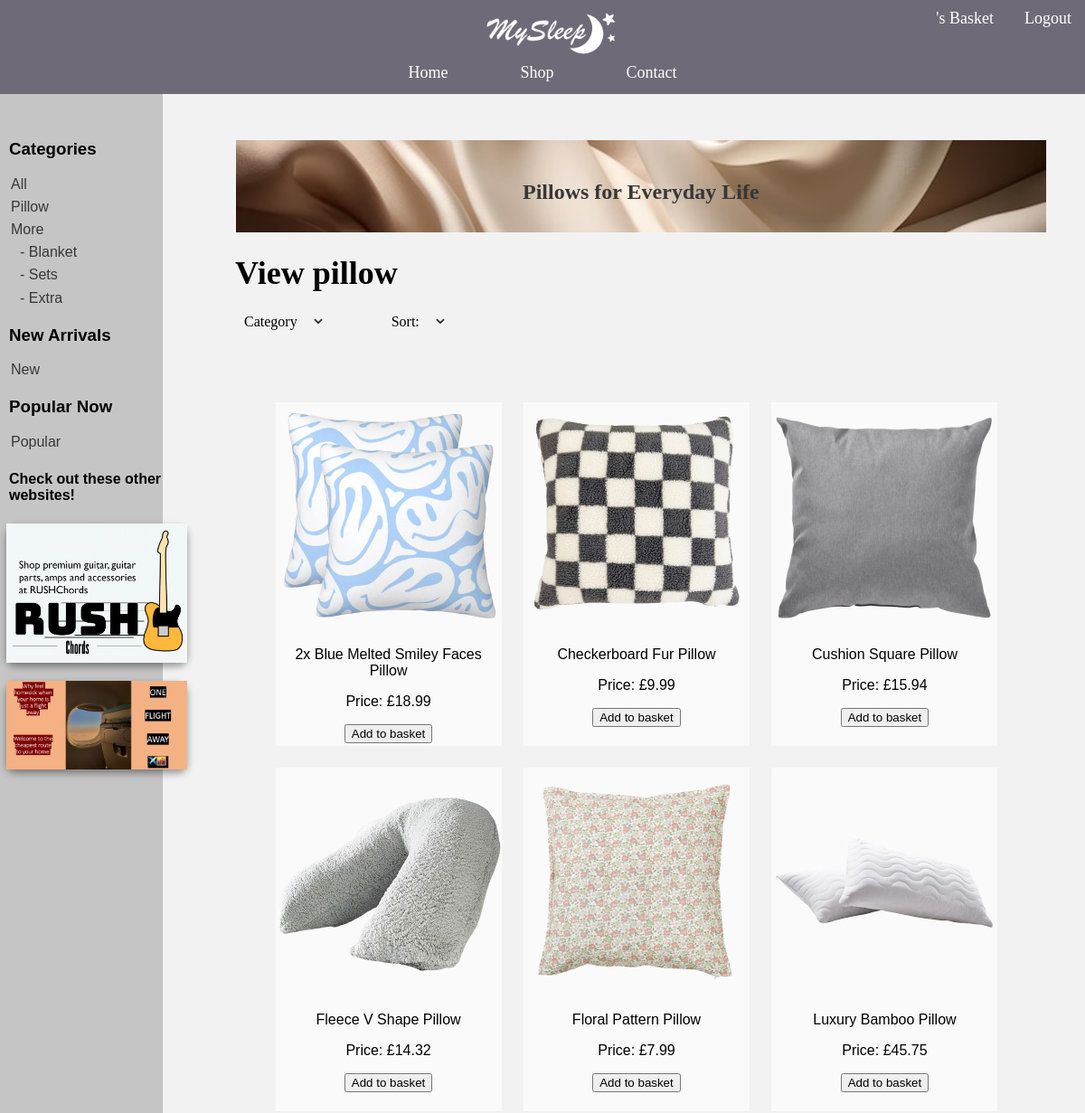
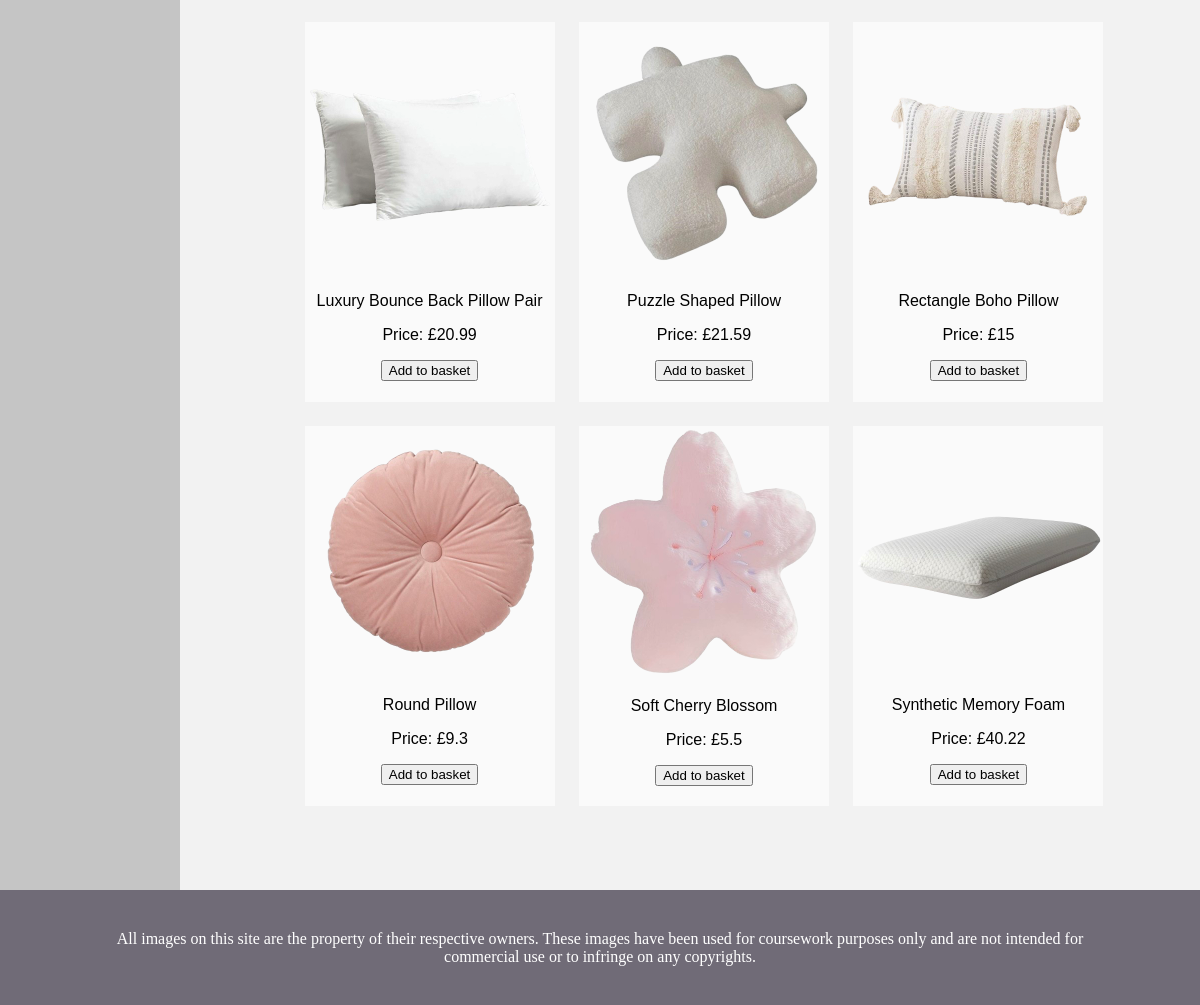
Screenshot of /All?category=pillow with the database file from the repository (2 pictures, top to bottom).
### website.py (models this page shows, shortened)
class Item(db.Model): #shows logical structure of database
    id = db.Column(db.Integer(), primary_key = True) #primary key - uniquely identifies each item in database table
    name = db.Column(db.String(length = 30), nullable = False, unique = True) #nullable - dont want it to be null/empty
    price = db.Column(db.Integer(), nullable = False)
    env_impact = db.Column(db.String(), nullable = False)
    description = db.Column(db.String(length = 1000), nullable = False, unique = True)
    image = db.Column(db.String(length = 1000), nullable = False)
    quantity = db.Column(db.Integer(), nullable = False)

### website.py (the view)
@app.route('/All', methods=['GET', 'POST']) # get data | send data to server
def All():
    user = db.session.query(User).filter_by(user_id = current_user.get_id()).first()
    category = request.args.get('category', 'all')
    sort_order = request.args.get('order', 'name')
    category_form = CategoryForm()
    form = Sort() # for sorting
    category_form.process(category=category)
    form.process(order=sort_order)
    if sort_order == 'price':
        order = Item.price
    elif sort_order == 'environmental impact':
        order = Item.env_impact
    else:
        order = Item.name  # default in name order
    if category == 'more' :
        products = Item.query.filter(Item.id.in_([13, 14, 15, 16, 17, 18, 19, 20, 21])).order_by(order).all()
    elif category == 'pillow':
        products = Item.query.filter(Item.id.in_([1, 2, 3, 4, 5, 6, 7, 8, 9, 10, 11, 12])).order_by(order).all()
    elif category == 'blanket':
        products = Item.query.filter(Item.id.in_([13, 14, 15])).order_by(order).all()
    elif category == 'sets':
        products = Item.query.filter(Item.id.in_([16, 17, 18])).order_by(order).all()
    elif category == 'extra':
        products = Item.query.filter(Item.id.in_([19, 20, 21])).order_by(order).all()
    elif category == 'new':
        products = Item.query.filter(Item.id.in_([7, 8, 9])).order_by(order).all()
    elif category == 'popular':
        products = Item.query.filter(Item.id.in_([10, 11, 12])).order_by(order).all()
    else:
        products = Item.query.order_by(order).all()
    return render_template('All.html', form=form, products=products, category_form=category_form, category = category, user=user)

### website.py
class CategoryForm(FlaskForm):
    category = SelectField('Category', choices = [('all', 'All'), ('pillow', 'Pillow'), ('more', 'More'),  ('blanket', 'Blanket'),
        ('sets', 'Sets'),  ('extra', 'Extra'),  ('new', 'New'),  ('popular', 'Popular')])

class Sort(FlaskForm): #create web forms
    order = SelectField('Sort', choices = [('name', 'Name'), ('price', 'Price'), ('environmental impact', 'Environmental impact')])

### templates/All.html (shortened to what this page needs)
{% extends "bootstrap/base.html" %}
{% import "bootstrap/wtf.html" as wtf %}
    {% block head %}
    <head>
        <link rel="stylesheet" type="text/css" href="{{ url_for('static',filename='styles.css') }}">
    </head>
    {% endblock %}
    {% block content %}
    <body>
        <nav id="nav">
            <ul>
                <div class="nav-top">
                    <li class="nav-logo">
                        <a href="{{ url_for('Home') }}">
                            <img id="logo" src="{{ url_for('static', filename='images/Logo.png') }}" alt="Logo">
                        </a>
                    </li>
                    <li class="nav-personal">
                        <a href="{{ url_for('cart') }}">{{user.username}}'s Basket</a>
                        <a href="{{ url_for('logout') }}">Logout</a>
                    </li>
                </div>
                <div class="nav-container">
                    <li class="nav-list"><a href="{{ url_for('Home') }}">Home</a></li>
                    <li class="nav-list"><a href="{{ url_for('All') }}">Shop</a></li>
                    <li class="nav-list"><a href="{{ url_for('contact') }}">Contact</a></li>
                </div>
            </ul>
        </nav>
        <div class="all-box">
            <div class="all-form">
                <h3 class="all-form-categories">Categories</h3>
                {% for value, label in category_form.category.choices[:3] %}
                <a href="{{ url_for('All', category=value) }}">
                    <option class="all-form-option">{{ label }}</option>
                </a>
                {% endfor %}
                {% for value, label in category_form.category.choices[3:6] %}
                <a href="{{ url_for('All', category=value) }}">
                    <option class="all-form-categories-label">- {{ label }}</option>
                </a>
                {% endfor %}
                <h3 class="all-form-header">New Arrivals</h3>
                {% for value, label in category_form.category.choices[6::7] %}
                <a href="{{ url_for('All', category=value) }}">
                    <option class="all-form-option">{{ label }}</option>
                </a>
                {% endfor %}
                <h3 class="all-form-header">Popular Now</h3>
                {% for value, label in category_form.category.choices[7:] %}
                <a href="{{ url_for('All', category=value) }}">
                    <option class="all-form-option">{{ label }}</option>
                </a>
                {% endfor %}
                <h4 class="all-form-header">Check out these other websites!</h4>
                <div class="all-ad">
                    <img src="{{ url_for('static', filename= 'images/advert1.png') }}">
                </div>
                <div class="all-ad">
                    <img src="{{ url_for('static', filename= 'images/advert2.png') }}">
                </div>
            </div>
            <div class="all-container">
                <div class="all-container-banner">
                    <img src="{{ url_for('static', filename= 'images/banner.png') }}">
                    <div>
                        <h2>Pillows for Everyday Life</h2>
                    </div>
                </div>
                <h1>View {{category}}</h1>
                <div class="all-container-form">
                    <form method="GET" action="{{ url_for('All') }}">
                        {{ category_form.category.label }}
                        <div class="all-container-dropdown">
                            {{ category_form.category(onchange="this.form.submit();", class="all-container-dropdown-select" ) }}
                        </div>
                    </form>
                    <form method="GET" action="{{ url_for('All') }}">
                        {{ form.order.label }}:
                        <div class="all-container-dropdown">
                            {{ form.order(onchange="this.form.submit();", class="all-container-dropdown-select") }}
                        </div>
                    </form>
                </div>
                <div class="all-products">
                    {% for item in products %}
                    <a href="{{ url_for('Product', item_id=item.id) }}" class="all-products-link">
                        <div class="all-products-container">
                            <img src="{{ url_for('static', filename=item.image) }}" alt="{{ item.name }} Image">
                            <p>{{ item.name }}</p>
                            <p>Price: £{{ item.price }}</p>
                            <td>
                                <form action="{{ url_for('add_to_basket', item_id=item.id) }}" method="POST">
                                    <button type="submit" class="btn btn-outline btn-success">Add to basket</button>
                                </form>
                            </td>
                        </div>
                    </a>
                    {% endfor %}
                </div>
            </div>
        </div>
    </body>
    <footer class="footer">
        <p> All images on this site are the property of their respective owners. These images have been used for coursework purposes only and are not intended for commercial use or to infringe on any copyrights.</p>
    </footer>
    {% endblock %}

### static/styles.css (style rules this page uses)
body { background-color: rgb(242, 242, 242); margin: 0; padding: 0; }
#nav { position: fixed; top: 0; left: 0; right: 0; z-index: 1000; background-color: rgb(112, 107, 119, 0.8); color: #ffffff; padding: 10px 0; }
#nav ul { list-style: none; padding: 0; margin: 0; width: 100%; display: flex; flex-direction: column; align-items: center; }
.nav-top { display: flex; align-items: center; width: 100%; }
.nav-logo { list-style-type: none; flex: 1; display: flex; justify-content: center; margin-right: -200px; }
#logo { width: 150px; }
.nav-personal { list-style-type: none; position: relative; margin-left: auto; top: -20px; }
.nav-personal a { text-decoration: none; color: white; font-size: 18px; padding: 10px 15px; }
.nav-container { display: flex; gap: 20px; }
.nav-list { margin: 0 30px; }
.nav-list a { text-decoration: none; color: white; font-size: 18px; }
.footer { background-color: rgb(112, 107, 119); width: 100%; height: 115px; display: flex; justify-content: center; align-items: center; }
.footer p { color: white; text-decoration: none; font-size: 16px; text-align: center; margin: 0px 100px; }
.all-box { display: flex; }
.all-form { background-color: rgb(197, 197, 197); width: 15%; font-family: 'Gill Sans', 'Gill Sans MT', Calibri, 'Trebuchet MS', sans-serif; }
.all-form-categories { margin-left: 10px; margin-top: 50px; }
.all-form a { text-decoration: none; }
.all-form-option { margin-left: 10px; color: rgb(56, 56, 56); margin-top:5px; }
.all-form-categories-label { margin-left: 20px; color: rgb(56, 56, 56); margin-top: 5px; }
.all-form-header { margin-left: 10px; }
.all-ad { width: 10%; display: flex; justify-content: center; text-align: center; box-shadow: 0 4px 8px rgba(0, 0, 0, 0.4); border-radius: 10px; margin-top: 20px; min-width: 200px; margin-left: 7px; }
.all-ad img { width: 100%; }
.all-container { width: 85%; }
.all-container-banner { margin-left: 80px; margin-top: 50px; display: flex; justify-content: center; text-align: center; position: relative; width: 88% }
.all-container-banner img { width: 100%; display: block; }
.all-container-banner div { margin-top: 25px; position: absolute; }
.all-container-banner h2 { color: rgb(55, 55, 55); }
.all-container h1 { margin-left: 80px; font-size: 3vw; }
.all-container-form { margin-left: 90px; display: flex; }
.all-container-dropdown { position: relative; display: inline-block; }
.all-container-dropdown::before { content: '⌄'; position: absolute; top: -50%; left: 10px; pointer-events: none; font-size: 22px; color: #333; }
.all-container-dropdown-select { border: none; background-color: rgb(242, 242, 242); width: 100px; color: transparent; }
.all-products { text-align: center; margin: 20px 0 0 75px; padding: 60px 0; width: 90%; font-family: 'Gill Sans', 'Gill Sans MT', Calibri, 'Trebuchet MS', sans-serif; }
.all-products-link { text-decoration: none; color: inherit; }
.all-products-container { display: inline-block; width: 250px; height: 370px; margin: 0px 20px 20px 0px; overflow: hidden; background-color: rgb(250, 250, 250); padding-bottom: 10px; }
.all-products-container img { width: 100%; }

### rows the page displays
Item: image (picture), name "2x Blue Melted Smiley Faces Pillow", price "18.99"
Item: image (picture), name "Checkerboard Fur Pillow", price "9.99"
Item: image (picture), name "Cushion Square Pillow", price "15.94"
Item: image (picture), name "Fleece V Shape Pillow", price "14.32"
Item: image (picture), name "Floral Pattern Pillow", price "7.99"
Item: image (picture), name "Luxury Bamboo Pillow", price "45.75"
Item: image (picture), name "Luxury Bounce Back Pillow Pair", price "20.99"
Item: image (picture), name "Puzzle Shaped Pillow", price "21.59"
Item: image (picture), name "Rectangle Boho Pillow", price "15"
Item: image (picture), name "Round Pillow", price "9.3"
Item: image (picture), name "Soft Cherry Blossom", price "5.5"
Item: image (picture), name "Synthetic Memory Foam", price "40.22"

### other values shown
{{ category }} "pillow"
{{ category_form.category.label }} "Category"
